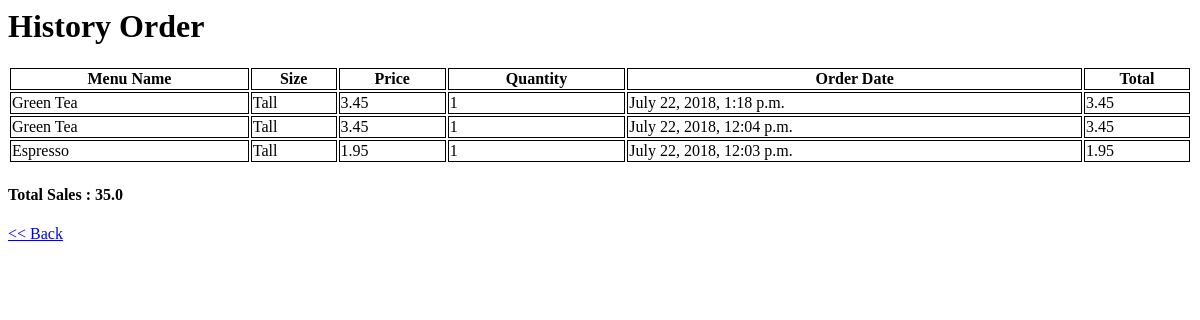
Page /coffeeshop/Tall/group_order_size_result/ on the earlier database version.
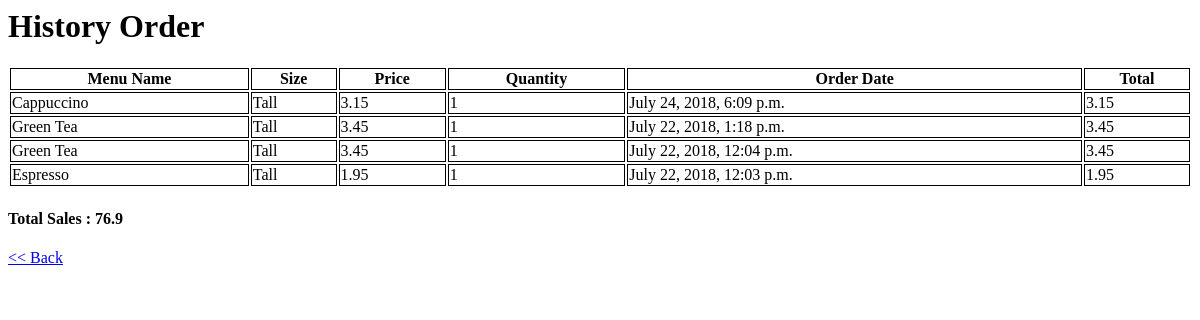
Same page on the later database version.
### coffeeshop/models.py (models this page shows, shortened)
class Menu(models.Model):
    menu_type = models.ForeignKey(Type, on_delete=models.CASCADE)
    menu_text = models.CharField(max_length=200)
    size_text = models.CharField(max_length=200)
    price = models.DecimalField(max_digits=6, decimal_places=2)

### coffeeshop/views.py (the view)
# urls.py: path('<slug:size_type>/group_order_size_result/', views.group_order_size_result, name='group_order_size_result')
def group_order_size_result(request, size_type):
    order_result = Orders.objects.filter(menu__size_text__contains=size_type).values('menu', 'order', 'order_date', 'menu__menu_text', 'menu__size_text', 'menu__price').order_by('-order_date').annotate(total=Sum(F('order') * F('menu__price'), output_field=models.FloatField()))
    total_order = Orders.objects.aggregate(total=Sum(F('order') * F('menu__price'), output_field=models.FloatField()))['total']
    context = {'order_result':order_result,'total_order':total_order}
    return render(request, 'coffeeshop/group_order_size_result.html', context)

### coffeeshop/templates/coffeeshop/group_order_size_result.html
{% load static %}
<link rel="stylesheet" type="text/css" href="{% static 'coffeeshop/style.css' %}" />
{% if order_result %}
    <h1>History Order</h1>
    <table>
    <tr>
        <th>Menu Name</th>
        <th>Size</th>
        <th>Price</th>
        <th>Quantity</th>
        <th>Order Date</th>
        <th>Total</th>
    </tr>
    {% for result in order_result %}
    <tr>
        <td>{{ result.menu__menu_text }}</td>
        <td>{{ result.menu__size_text }}</td>
        <td>{{ result.menu__price }}</td>
        <td>{{ result.order }}</td>
        <td>{{ result.order_date }}</td>
        <td>{{ result.total }}</td>
    </tr>
    {% endfor %}
    </table>
    <h4>Total Sales : {{ total_order }}</h4>
{% endif %}
<a href="{% url 'group_order_size' %}"><< Back</a>

Differences in the rows shown:
added Menu: menu__menu_text "Cappuccino", menu__size_text "Tall", menu__price "3.15", order "1", order_date "July 24, 2018, 6:09 p.m.", total "3.15"
Other differences:
{{ total_order }}: "35.0" → "76.9"
